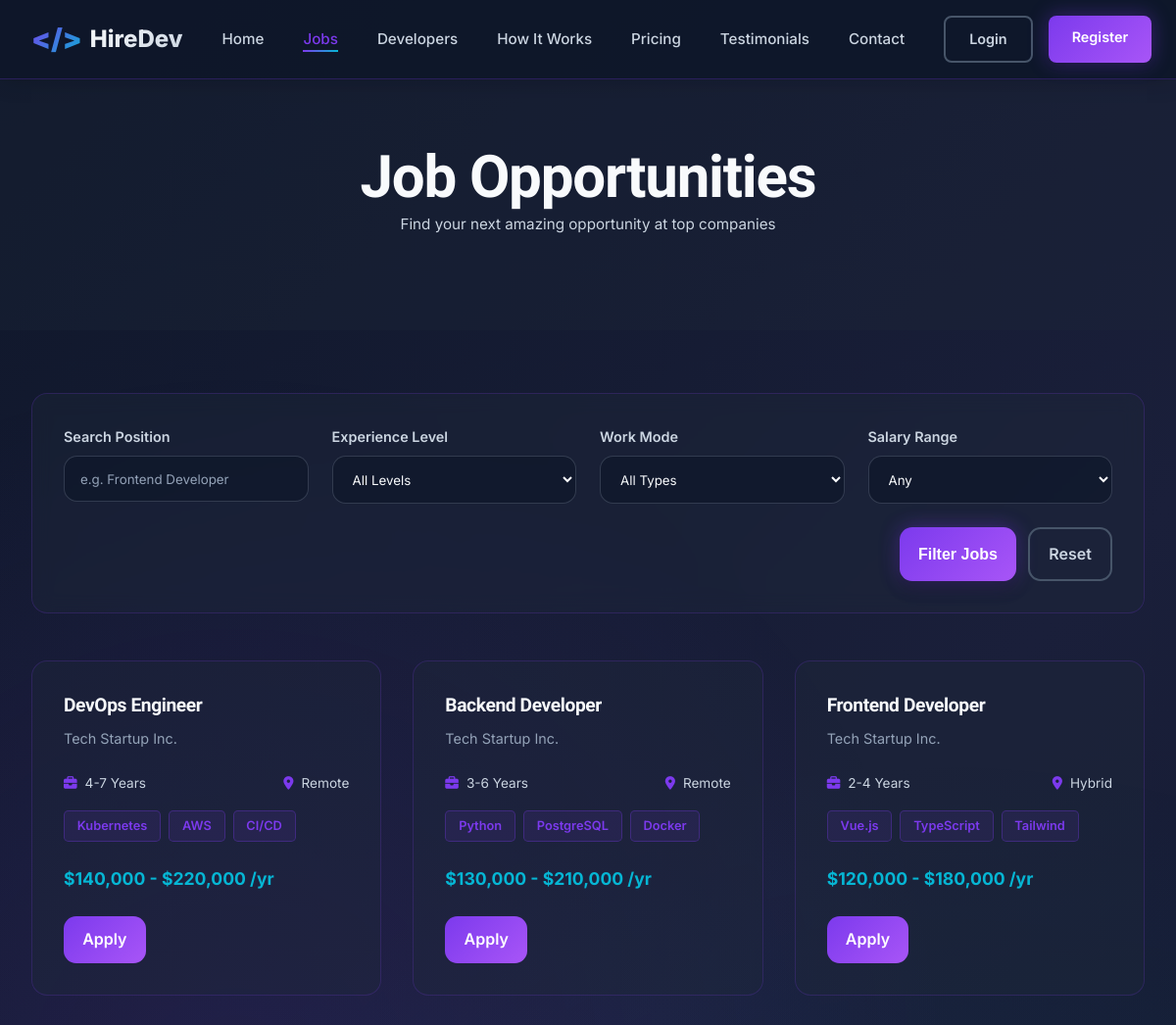
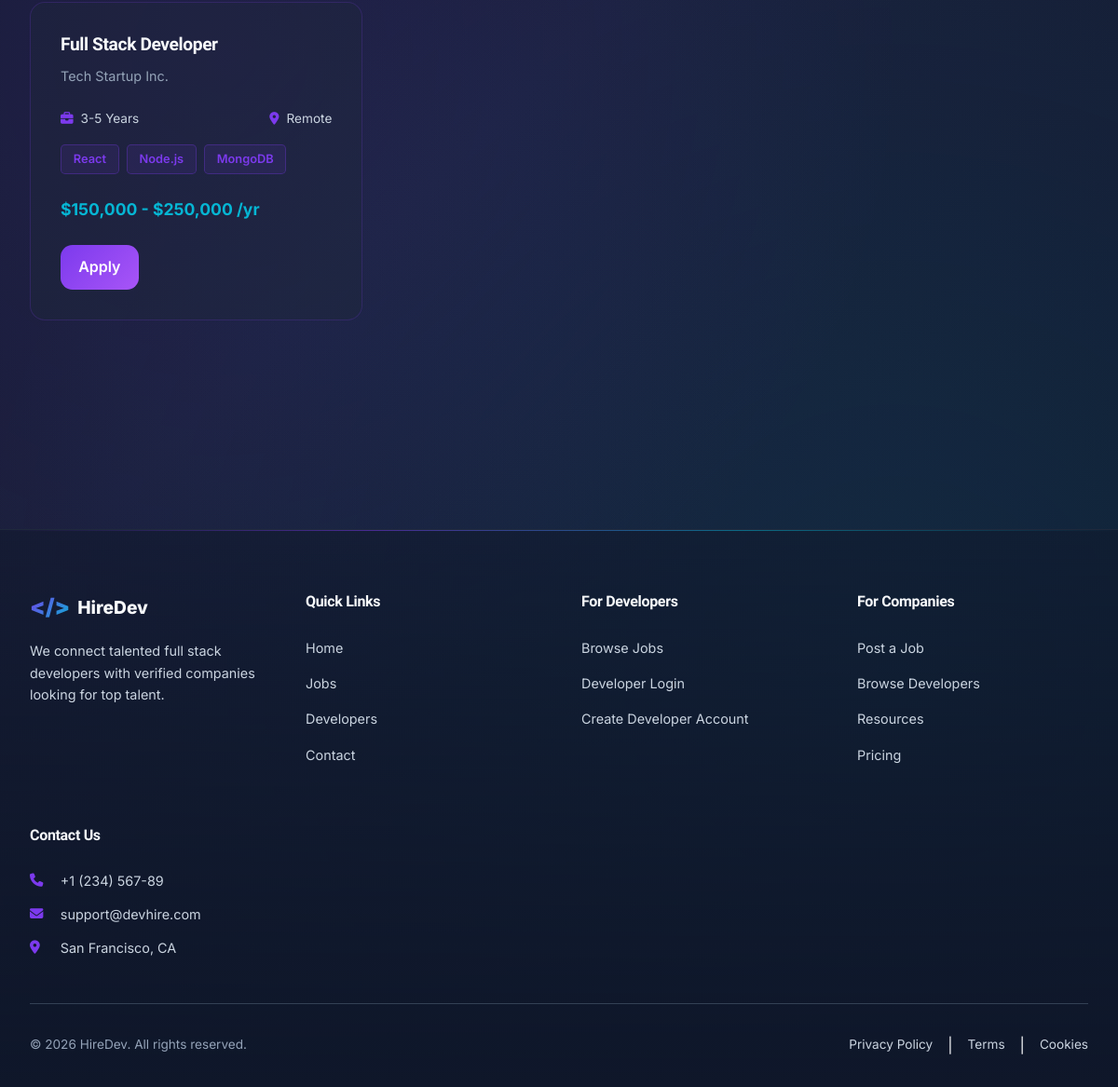
The page /DevHire/pages/jobs.php on the database its author committed (2 pictures, top to bottom).
### tables this page shows
CREATE TABLE jobs (
    id INT PRIMARY KEY AUTO_INCREMENT,
    title VARCHAR(255) NOT NULL,
    company_id INT NOT NULL,
    description LONGTEXT NOT NULL,
    requirements LONGTEXT NOT NULL,
    salary_min INT DEFAULT NULL,
    salary_max INT DEFAULT NULL,
    experience_level VARCHAR(50) DEFAULT NULL,
    job_type ENUM('full-time', 'part-time', 'contract', 'freelance') NOT NULL DEFAULT 'full-time',
    work_mode ENUM('remote', 'hybrid', 'on-site') NOT NULL DEFAULT 'remote',
    location VARCHAR(255) DEFAULT NULL,
    tech_stack LONGTEXT DEFAULT NULL,
    applications_count INT NOT NULL DEFAULT 0,
    status ENUM('active', 'inactive', 'closed') NOT NULL DEFAULT 'active',
    featured BOOLEAN NOT NULL DEFAULT FALSE,
    created_at TIMESTAMP NOT NULL DEFAULT CURRENT_TIMESTAMP,
    updated_at TIMESTAMP NOT NULL DEFAULT CURRENT_TIMESTAMP ON UPDATE CURRENT_TIMESTAMP,
    CONSTRAINT fk_jobs_company FOREIGN KEY (company_id) REFERENCES users(id) ON DELETE CASCADE,
    INDEX idx_status (status),
    INDEX idx_company (company_id),
    INDEX idx_featured (featured),
    FULLTEXT INDEX ft_title_description (title, description)
);

### DevHire/includes/helpers.php (called while the page is built, shortened)
<?php
function appUrl(string $path = ''): string
{
    $normalizedPath = ltrim($path, '/');
    $baseUrl = APP_BASE_URL !== '' ? rtrim(APP_BASE_URL, '/') : '';
    return ($baseUrl !== '' ? $baseUrl : '') . '/' . $normalizedPath;
}
?>

### DevHire/pages/jobs.php (the view, shortened to what this page needs)
<?php
require_once '../config/db.php';
$searchTerm = trim((string) ($_GET['q'] ?? $_GET['title'] ?? ''));
$page = max(1, (int) ($_GET['page'] ?? 1));
$limit = 12;
$offset = ($page - 1) * $limit;
$whereParts = ['j.status = ?'];
$params = ['active'];
$types = 's';
$whereSql = 'WHERE ' . implode(' AND ', $whereParts);
$dataSql = 'SELECT j.id, j.title, j.description, j.requirements, j.salary_min, j.salary_max, j.experience_level, j.job_type, j.work_mode, j.location, j.tech_stack, j.featured, j.created_at, COALESCE(u.company_name, u.fullName, \'Company\') AS company_name, COALESCE(u.profile_image, \'\') AS company_photo FROM jobs j LEFT JOIN users u ON u.id = j.company_id ' . $whereSql . ' ORDER BY j.featured DESC, j.created_at DESC LIMIT ? OFFSET ?';
$dataStmt = $conn->prepare($dataSql);
$dataParams = $params;
$dataTypes = $types . 'ii';
$dataParams[] = $limit;
$dataParams[] = $offset;
if (!empty($dataParams)) {
    $dataStmt->bind_param($dataTypes, ...$dataParams);
}
$dataStmt->execute();
$jobs = $dataStmt->get_result()->fetch_all(MYSQLI_ASSOC);
include '../includes/header.php';
include '../includes/navbar.php';
?>
    <section class="jobs-hero">
        <div class="jobs-hero-inner">
            <h1>Job Opportunities</h1>
            <p class="quick-apply-subtitle">Find your next amazing opportunity at top companies</p>
        </div>
    </section>
    <section class="featured-jobs">
        <form method="GET" action="<?= appUrl('pages/jobs.php') ?>" class="jobs-filter-panel">
            <div class="jobs-filter-grid">
                <div class="form-group">
                    <label for="jobSearch">Search Position</label>
                    <input type="text" name="q" id="jobSearch" placeholder="e.g. Frontend Developer" value="<?= htmlspecialchars($searchTerm, ENT_QUOTES, 'UTF-8') ?>">
                </div>
                <div class="form-group">
                    <label for="experienceLevel">Experience Level</label>
                    <select id="experienceLevel" name="experience_level">
                        <option value="">All Levels</option>
                    </select>
                </div>
                <div class="form-group">
                    <label for="workMode">Work Mode</label>
                    <select id="workMode" name="work_mode">
                        <option value="">All Types</option>
                    </select>
                </div>
                <div class="form-group">
                    <label for="salaryRange">Salary Range</label>
                    <select id="salaryRange" name="salary_range">
                        <option value="">Any</option>
                    </select>
                </div>
            </div>
            <div class="jobs-filter-actions">
                <button type="submit" class="btn-primary jobs-filter-button">Filter Jobs</button>
                <a href="<?= appUrl('pages/jobs.php') ?>" class="btn-secondary jobs-filter-button jobs-filter-reset">Reset</a>
            </div>
        </form>
        <div class="jobs-grid">
            <?php if (!empty($jobs)): ?>
                <?php foreach ($jobs as $job): ?>
                    <div class="job-card">
                        <div class="job-header">
                            <h3 class="job-title"><?= htmlspecialchars($job['title'] ?? 'Untitled role', ENT_QUOTES, 'UTF-8') ?></h3>
                            <p class="job-company"><?= htmlspecialchars($job['company_name'] ?? 'Company', ENT_QUOTES, 'UTF-8') ?></p>
                        </div>
                        <div class="job-details">
                            <div class="job-meta">
                                <span class="meta-item">
                                    <i class="fas fa-briefcase"></i> <?= htmlspecialchars($job['experience_level'] ?? 'Not specified', ENT_QUOTES, 'UTF-8') ?>
                                </span>
                                <span class="meta-item">
                                    <i class="fas fa-map-marker-alt"></i> <?= htmlspecialchars(ucfirst((string) ($job['work_mode'] ?? 'remote')), ENT_QUOTES, 'UTF-8') ?>
                                </span>
                            </div>
                            <div class="job-tags">
                                <?php foreach (array_slice(array_filter(array_map('trim', explode(',', (string) ($job['tech_stack'] ?? '')))), 0, 3) as $tech): ?>
                                    <span class="tag"><?= htmlspecialchars($tech, ENT_QUOTES, 'UTF-8') ?></span>
                                <?php endforeach; ?>
                            </div>
                            <div class="job-salary">
                                <?= !empty($job['salary_min']) || !empty($job['salary_max']) ? '$' . number_format((int) ($job['salary_min'] ?? 0)) . ' - $' . number_format((int) ($job['salary_max'] ?? $job['salary_min'] ?? 0)) . ' /yr' : 'Salary hidden' ?>
                            </div>
                        </div>
                        <div class="job-footer">
                            <a href="<?= appUrl('pages/apply.php?job_id=' . (int) $job['id']) ?>" class="btn-apply-job">Apply</a>
                        </div>
                    </div>
                <?php endforeach; ?>
            <?php else: ?>
                <div class="empty-state">No active jobs match your filters right now.</div>
            <?php endif; ?>
        </div>
    </section>
    <div class="jobs-pagination-wrap">
    </div>
<?php include '../includes/footer.php'; ?>

### rows shown on the page
jobs: title "DevOps Engineer", company_name "Tech Startup Inc.", experience_level "4-7 Years", work_mode "Remote", tech_stack "Kubernetes", tech_stack "AWS", tech_stack "CI/CD", salary_min "140,000", salary_max "220,000"
jobs: title "Backend Developer", company_name "Tech Startup Inc.", experience_level "3-6 Years", work_mode "Remote", tech_stack "Python", tech_stack "PostgreSQL", tech_stack "Docker", salary_min "130,000", salary_max "210,000"
jobs: title "Frontend Developer", company_name "Tech Startup Inc.", experience_level "2-4 Years", work_mode "Hybrid", tech_stack "Vue.js", tech_stack "TypeScript", tech_stack "Tailwind", salary_min "120,000", salary_max "180,000"
jobs: title "Full Stack Developer", company_name "Tech Startup Inc.", experience_level "3-5 Years", work_mode "Remote", tech_stack "React", tech_stack "Node.js", tech_stack "MongoDB", salary_min "150,000", salary_max "250,000"

### other values the page prints
SITE_COMPANY_NAME "HireDev"
substr(CONTACT_PHONE, 0, 15) "+1 (234) 567-89"
CONTACT_SUPPORT_EMAIL "support@devhire.com"
